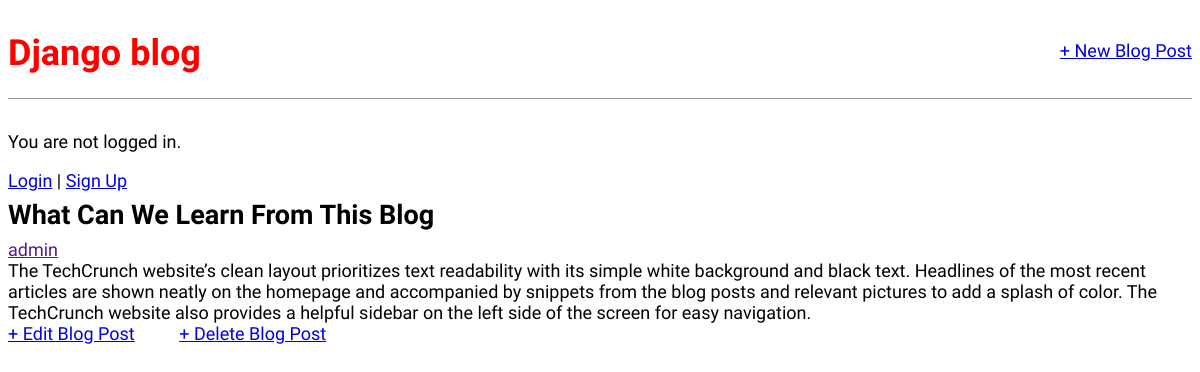
Screenshot of /blog-detail/1/ with the database file from the repository.
### blogposts/models.py (models this page shows, shortened)
class BlogPost(models.Model):
    title = models.CharField(max_length=200)
    author = models.ForeignKey(User, on_delete=models.CASCADE)
    body = models.TextField()

### blogposts/views.py (the view)
# urls.py: path('blog-detail/<int:pk>/', views.BlogDetailView.as_view(), name='blog-detail'),
class BlogDetailView(DetailView):
    model = BlogPost
    template_name = 'blog_detail.html'

### blogposts/templates/blog_detail.html
{% extends 'base.html' %}
{% block content %}
    <div class="post-entry">
        <h2>{{ blogpost.title }}</h2>
        <a href="">{{ object.author }}</a>
        <p>{{ object.body }}</p>
        <a href="{% url 'blog-update' object.id %}"> + Edit Blog Post</a>
        <a href="{% url 'blog-delete' object.id %}" style="margin-left: 40px;"> +  Delete Blog Post</a>
    </div>
{% endblock content %}

### static/css/base.css (style rules this page uses)
body { font-family: 'Source Sans Pro', sans-serif; font-size: 18px; }
.post-entry { margin-bottom: 2rem; }
.post-entry h2 { margin: 0.5rem 0; }
.post-entry p { margin: 0; font-weight: 400; }

### rows the page displays
BlogPost: title "What Can We Learn From This Blog", author "admin", body "The TechCrunch website’s clean layout prioritizes text readability with its simple white background and black text. Headlines of the most recent articles are shown neatly on the homepage and accompanied by snippets from the blog posts and relevant pictures to add a splash of color. The TechCrunch website also provides a helpful sidebar on the left side of the screen for easy navigation."
